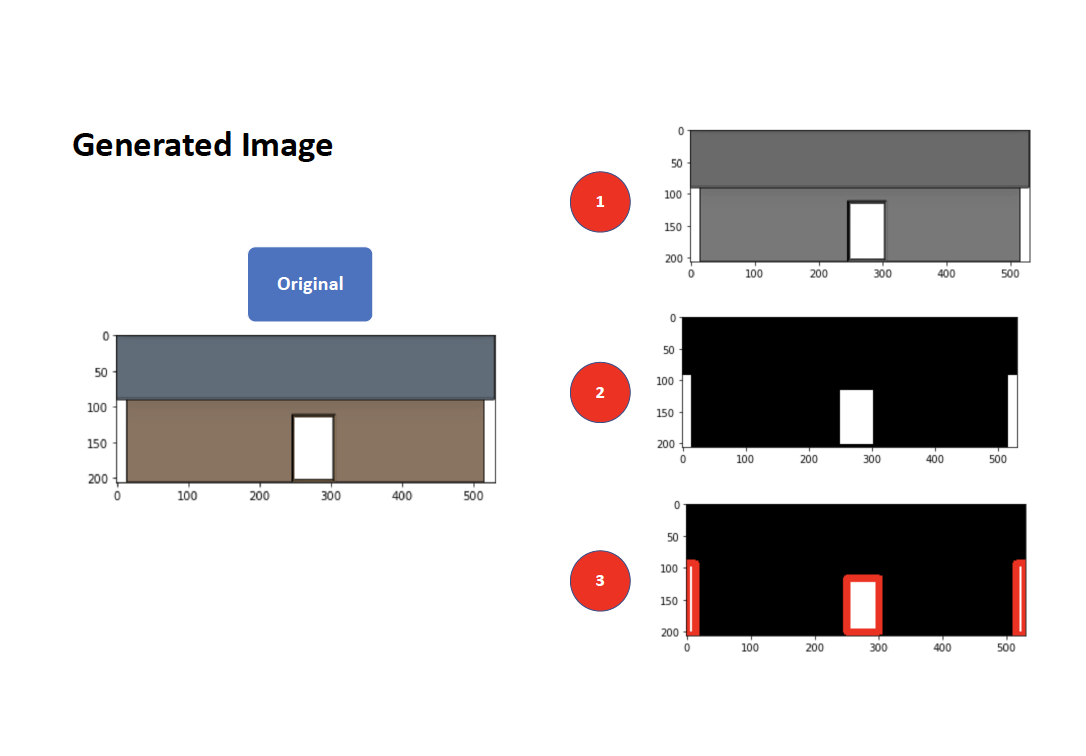
#> input picture visualizations/generated_img_process.png, 1086 x 756 px
$ python -i Feature_Extractor_real.py   (imports and definitions only)
#> lines starting #> are read from the running program, lines starting #| are printed output that depends on the picture; after the words box and inside, x2 and y2 are one past the last pixel; in counts of white or black regions, pixels touching at a corner belong together
# Import packages
import numpy as np
import pandas as pd
import cv2
import math

class Feature_Extractor_Real:
    # class defines feature extraction methods for extracting features out of an image
    def __init__(self, bilateralFilter_diameter = 100, bilateralFilter_sigmaColor = 500, bilateralFilter_sigmaSpace = 10,
                 adaptiveThreshold_blockSize = 801, adaptiveThreshold_C = 10, borderMargin = 50):
        self.bilateralFilter_diameter = bilateralFilter_diameter
        self.bilateralFilter_sigmaColor = bilateralFilter_sigmaColor
        self.bilateralFilter_sigmaSpace = bilateralFilter_sigmaSpace
        self.adaptiveThreshold_blockSize = adaptiveThreshold_blockSize
        self.adaptiveThreshold_C = adaptiveThreshold_C
        self.borderMargin = borderMargin

    def img_width(self, img):
        return img.shape[1]

    def img_height(self, img):
        return img.shape[0]

    def count_level(self, img):
        # Function that counts the number of floors

        # convert to grayscale
        gray_real = cv2.cvtColor(img, cv2.COLOR_BGR2GRAY)
        shape = gray_real.shape
        # Get width of the image
        width = shape[1]
        height = shape[0]
        size = max(shape[0],shape[1])

        # bilateral filtering
        img_filtered = cv2.bilateralFilter(gray_real, self.bilateralFilter_diameter, self.bilateralFilter_sigmaColor, self.bilateralFilter_sigmaSpace)
        # ret, thresh_real = cv2.threshold(img_filtered, 75, 255, 0)
        # adaptive thresholding
        thresh_real = cv2.adaptiveThreshold(img_filtered, 255, cv2.ADAPTIVE_THRESH_GAUSSIAN_C, cv2.THRESH_BINARY, self.adaptiveThreshold_blockSize, self.adaptiveThreshold_C)
        # contour detection
        contours, h = cv2.findContours(thresh_real, cv2.RETR_TREE, cv2.CHAIN_APPROX_SIMPLE)
        # approximate polygons from contours
        approx_polygons = [cv2.approxPolyDP(contour,0.01*cv2.arcLength(contour,True),True) for contour in contours]
        # area of the image
        area = thresh_real.shape[0]*thresh_real.shape[1]
        # filter contours which have area>0.1% of image area
        polygons = [polygon for polygon in approx_polygons if cv2.contourArea(polygon) > 0.001*area]
        # get convex hulls of selected polygons
        convex_polygons = [cv2.convexHull(polygon) for polygon in polygons if len(polygon)]
        # filter by number of sides (between 3 and 6) and area of polygons (between 0.1% and 15% of the image area)
        final_polygons = [cv2.convexHull(polygon) for polygon in convex_polygons if len(polygon) >= 3 and len(polygon) <= 6
                          and cv2.contourArea(polygon) > 0.001*area and cv2.contourArea(polygon) < 0.15*area]

        ## remove polygons which are too close to the borders
        redflag = [0]*len(final_polygons)
        for i in range(len(final_polygons)):
            q = final_polygons[i]
            for point in q:
                if abs(point[0][0] - gray_real.shape[1]) < 50 or abs(point[0][0]) < self.borderMargin:
                    redflag[i] = 1
                if abs(point[0][1] - gray_real.shape[0]) < 50 or abs(point[0][1]) < self.borderMargin:
                    redflag[i] = 1
        ## final openings
        openings = [final_polygons[i] for i in range(len(final_polygons)) if redflag[i] != 1]

        ## get lines from openings
        lines = []
        flags = []
        if len(openings)!= 0:
            for i in range(len(openings)):
                polygon = openings[i]
                for point_id in range(len(polygon)):
                    x1 = polygon[point_id-1][0][0]
                    y1 = polygon[point_id-1][0][1]
                    x2 = polygon[point_id][0][0]
                    y2 = polygon[point_id][0][1]
                    lines.append(np.array([[x1,y1,x2,y2]], dtype='int32'))

            # Delete lines which are very vertical
            flags = [0]*len(lines)  # flags will mark the redundant lines as 1, lines we need as 0
            for i in range(len(lines)):
                if (abs(lines[i][0][0]-lines[i][0][2])) == 0: # vertical lines
                    flags[i] = 1
                elif (abs(lines[i][0][1]-lines[i][0][3])/abs(lines[i][0][0]-lines[i][0][2]) > 1):  # lines with absolute slope>1
                    flags[i] = 1

        ## filtered lines
        lines_filtered = []
        if len(lines)!=0:
            for i in range(len(lines)):
                if (flags[i] == 0):
                    lines_filtered.append(lines[i])

        # draw the obtained lines on a blank canvas in order to use sophisticated opencv HoughLinesP function
        edges = cv2.cvtColor(np.zeros(shape, dtype='uint8'), cv2.COLOR_GRAY2BGR)
        if len(lines_filtered)!=0:
            for i in range(len(lines_filtered)):
                line = lines_filtered[i]
                x1,y1,x2,y2 = line[0]
                cv2.line(edges, (x1,y1), (x2,y2), (255,255,255), int(0.01*size))
        edges = cv2.cvtColor(edges, cv2.COLOR_BGR2GRAY)

        # Detect lines representing the floors which are longer than 1% of the width of the building
        lines_processed = cv2.HoughLinesP(edges, rho = 1, theta = math.pi/180, threshold = 10, minLineLength = 0.01*width, maxLineGap = width)

        lines_final = []
        flags = []
        if (type(lines_processed) != type(None)):
            flags = [0]*len(lines_processed)  # flags will mark the redundant lines as 1, lines we need as 0
            for i in range(len(lines_processed)):
                # Delete lines which are very small or are very vertical or are very close to each other
                line = lines_processed[i]
                if (abs(line[0][0]-line[0][2])) == 0: # vertical lines
                    flags[i] = 1
                elif (abs(line[0][1]-line[0][3])/abs(line[0][0]-line[0][2]) > 0.25):  # lines with absolute slope>1
                    flags[i] = 1
                if (abs(line[0][0]-line[0][2])**2 + abs(line[0][1]-line[0][3])**2)**0.5 < 0.1*size: # lines with small length
                    flags[i] = 1
                for j in range(len(lines_processed)):
                    if j < i and (abs(line[0][1]-lines_processed[j][0][1]) + abs(line[0][3]-lines_processed[j][0][3]) <  0.15*height):  # detect lines very close to each other (vertically)
                        flags[j] = 1

        # counter keeps track of number of levels
        counter = 1
        lines_final = []
        if (type(lines_processed) != type(None)):
            for i in range(len(lines_processed)):
                if (flags[i] == 0):
                    counter = counter+1
                    lines_final.append(lines_processed[i])
        # adjustment for overestimation errors
        if counter>=3:
            counter = counter-1
        if counter>=5:
            counter = counter-2
        return counter

    # [134 lines left out: functions count_openings, fraction_area, fraction_width, not called in this run]

    def avg_fraction_width(self, img):
        # Function that calculates proportion of sum of all windows' widths (divided by the number of floors)
        # to the overall length of building

        height = img.shape[0]
        width = img.shape[1]
        # convert to grayscale
        gray_real = cv2.cvtColor(img, cv2.COLOR_BGR2GRAY)
        # bilateral filtering
        img_filtered = cv2.bilateralFilter(gray_real, self.bilateralFilter_diameter, self.bilateralFilter_sigmaColor, self.bilateralFilter_sigmaSpace)
        # ret, thresh_real = cv2.threshold(img_filtered, 75, 255, 0)
        # adaptive thresholding
        thresh_real = cv2.adaptiveThreshold(img_filtered, 255, cv2.ADAPTIVE_THRESH_GAUSSIAN_C, cv2.THRESH_BINARY, self.adaptiveThreshold_blockSize, self.adaptiveThreshold_C)
        # contour detection
        contours, h = cv2.findContours(thresh_real, cv2.RETR_TREE, cv2.CHAIN_APPROX_SIMPLE)
        # approximate polygons from contours
        approx_polygons = [cv2.approxPolyDP(contour,0.01*cv2.arcLength(contour,True),True) for contour in contours]
        # area of the image
        area = thresh_real.shape[0]*thresh_real.shape[1]
        # filter contours which have area>0.1% of image area
        polygons = [polygon for polygon in approx_polygons if cv2.contourArea(polygon) > 0.001*area]
        # get convex hulls of selected polygons
        convex_polygons = [cv2.convexHull(polygon) for polygon in polygons if len(polygon)]
        # filter by number of sides (between 3 and 6) and area of polygons (between 0.1% and 15% of the image area)
        final_polygons = [cv2.convexHull(polygon) for polygon in convex_polygons if len(polygon) >= 3 and len(polygon) <= 6
                          and cv2.contourArea(polygon) > 0.001*area and cv2.contourArea(polygon) < 0.15*area]


        ## remove polygons which are too close to the borders
        redflag = [0]*len(final_polygons)
        for i in range(len(final_polygons)):
            q = final_polygons[i]
            for point in q:
                if abs(point[0][0] - gray_real.shape[1]) < 50 or abs(point[0][0]) < self.borderMargin:
                    redflag[i] = 1
                if abs(point[0][1] - gray_real.shape[0]) < 50 or abs(point[0][1]) < self.borderMargin:
                    redflag[i] = 1

        ## final openings
        openings = [final_polygons[i] for i in range(len(final_polygons)) if redflag[i] != 1]

        # set aggregate width = 0 before the loop that is going to account for the width of each opening
        aggregate_width = 0;

        # The width of a side should be the larger x cordinate of the right vertics
        # minus the x cordinate of the left vertics
        for i in range(len(openings)):
            q = openings[i]
            x_min = np.min(q[:,0,0])
            x_max = np.max(q[:,0,0])
            aggregate_width = aggregate_width + (x_max-x_min)

        # now in order to calculate the average, we need the number of floors
        num_levels = self.count_level(img)

        # Return the ratio of: average of sum of all windows' widths (over all floors) to the total width of the building
        return aggregate_width/(num_levels*width)

    # [116 lines left out: functions fraction_height, aggregate_fraction_height, not called in this run]

>>> import cv2
>>> picture = cv2.imread('../visualizations/generated_img_process.png')
#> picture is the input picture: shape (756, 1086, 3); mean B, G, R 207.3, 206.9, 209.3
>>> result = Feature_Extractor_Real().avg_fraction_width(picture)
#> in avg_fraction_width, `gray_real = cv2.cvtColor(img, cv2.COLOR_BGR2GRAY)`:
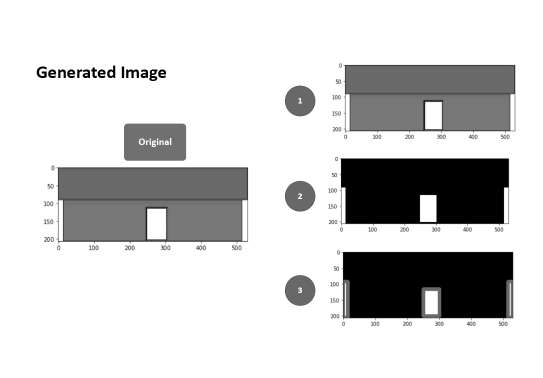
#> gray_real: shape (756, 1086) (shown at 1/2 size); min 0, max 255, mean 207.6
#> in avg_fraction_width, `img_filtered = cv2.bilateralFilter(gray_real, self.bilateralFilter_dia..`:
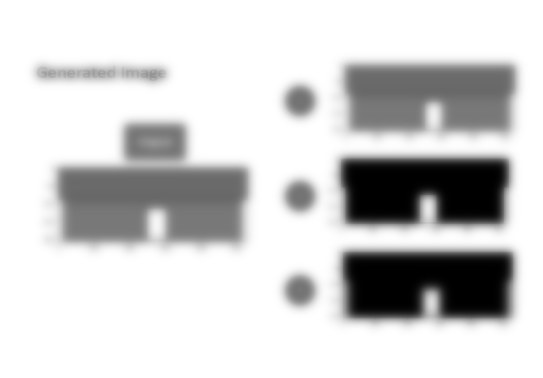
#> img_filtered: shape (756, 1086) (shown at 1/2 size); min 0, max 255, mean 207.7
#> in avg_fraction_width, `thresh_real = cv2.adaptiveThreshold(img_filtered, 255, cv2.ADAPTIVE_TH..`:
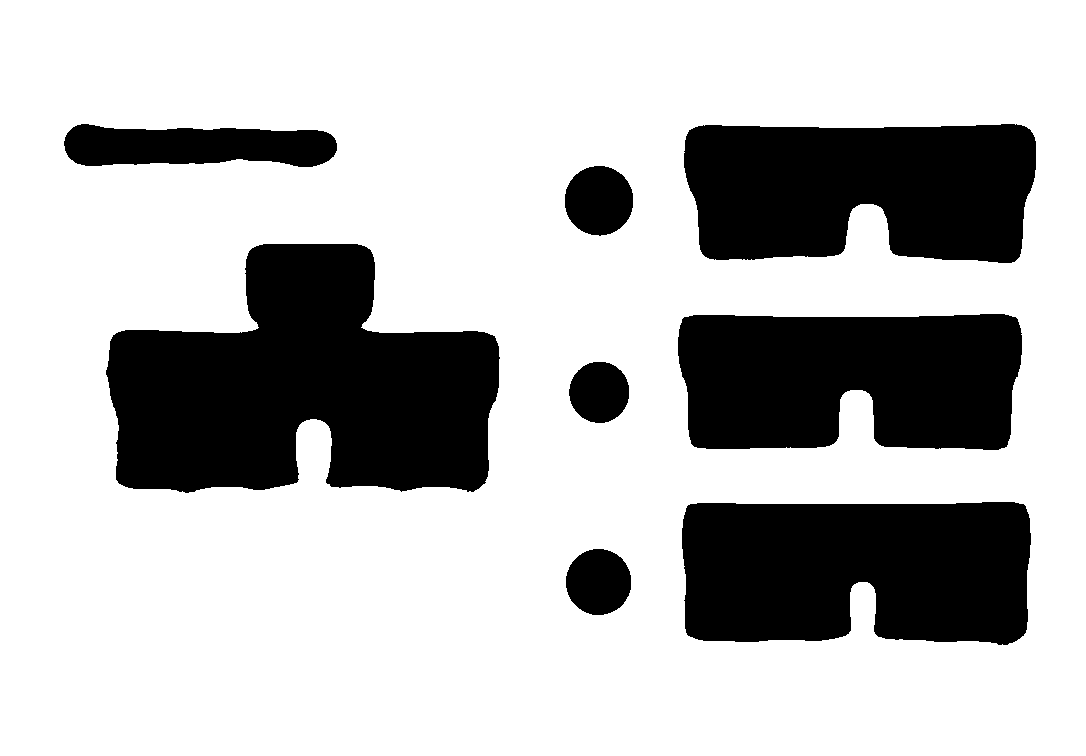
#> thresh_real: shape (756, 1086); 73.6% white; 8 black regions
#> in avg_fraction_width, `contours, h = cv2.findContours(thresh_real, cv2.RETR_TREE, cv2.CHAIN_A..`: contours = 9 contours; largest, box (x1, y1, x2, y2) and area: (0, 0, 1086, 756) 819175, (105, 243, 501, 494) 68464, (681, 501, 1032, 646) 46107, (683, 123, 1037, 264) 42737, (677, 313, 1023, 451) 42246; h = [[-1, -1, 1, -1], [2, -1, -1, 0], [3, 1, -1, 0], [4, 2, -1, 0], [5, 3, -1, 0], [6, 4, -1, 0], [7, 5, -1, 0], [8, 6, -1, 0], [-1, 7, -1, 0]]
#> in avg_fraction_width, `approx_polygons = [cv2.approxPolyDP(contour,0.01*cv2.arcLength(contour..`: approx_polygons = 9 contours; largest, box (x1, y1, x2, y2) and area: (0, 0, 1086, 756) 819175, (109, 245, 496, 488) 64450, (685, 501, 1030, 646) 44668, (683, 123, 1036, 263) 41748, (684, 316, 1019, 449) 39626
#> in avg_fraction_width, `polygons = [polygon for polygon in approx_polygons if cv2.contourArea(..`: polygons has the same summary as approx_polygons
#> in avg_fraction_width, `convex_polygons = [cv2.convexHull(polygon) for polygon in polygons if ..`: convex_polygons = 9 contours; largest, box (x1, y1, x2, y2) and area: (0, 0, 1086, 756) 819175, (109, 245, 496, 488) 78075, (685, 501, 1030, 646) 46382, (683, 123, 1036, 263) 43849, (684, 316, 1019, 449) 41612
#> in avg_fraction_width, `final_polygons = [cv2.convexHull(polygon) for polygon in convex_polygo..`: final_polygons = 2 contours; box (x1, y1, x2, y2) and area: (685, 501, 1030, 646) 46382, (684, 316, 1019, 449) 41612
#> in avg_fraction_width, `redflag = [0]*len(final_polygons)`: redflag = [0, 0]
#> the loop in avg_fraction_width, `for i in range(len(final_polygons)):` made 2 passes
#> in avg_fraction_width, `openings = [final_polygons[i] for i in range(len(final_polygons)) if r..`: openings has the same summary as final_polygons
#> the loop in avg_fraction_width, `for i in range(len(openings)):` made 2 passes
#> (x_min, x_max, aggregate_width) on passes 1 to 2: (685, 1029, 344), (684, 1018, 678)
#> after the loop in avg_fraction_width, `for i in range(len(openings)):`: aggregate_width = 678
#> in count_level, `polygons = [polygon for polygon in approx_polygons if cv2.contourArea(..`: polygons has the same summary as approx_polygons in avg_fraction_width
#> the loop in count_level, `for i in range(len(final_polygons)):` made 2 passes
#> in count_level, `openings = [final_polygons[i] for i in range(len(final_polygons)) if r..`: openings has the same summary as final_polygons in avg_fraction_width
#> the loop in count_level, `for i in range(len(openings)):` made 2 passes
#> after the loop in count_level, `for i in range(len(openings)):`: lines = 11 items, first 6: [[1014, 501, 1029, 514]], [[1029, 514, 1027, 629]], [[1027, 629, 1007, 645]], [[1007, 645, 685, 632]], [[685, 632, 690, 503]], [[690, 503, 1014, 501]]
#> in count_level, `flags = [0]*len(lines)`: flags = [0, 0, 0, 0, 0, 0, 0, 0, 0, 0, 0]
#> the loop in count_level, `for i in range(len(lines)):` made 11 passes
#> after the loop in count_level, `for i in range(len(lines)):`: flags = [0, 1, 0, 0, 1, 0, 0, 1, 0, 0, 1]
#> after the loop in count_level, `for i in range(len(lines)):`: lines_filtered = [[[1014, 501, 1029, 514]], [[1027, 629, 1007, 645]], [[1007, 645, 685, 632]], [[690, 503, 1014, 501]], [[684, 316, 1018, 319]], [[1004, 448, 829, 446]], [[829, 446, 690, 443]]]
#> the loop in count_level, `for i in range(len(lines_filtered)):` made 7 passes
#> after the loop in count_level, `for i in range(len(lines_filtered)):`:
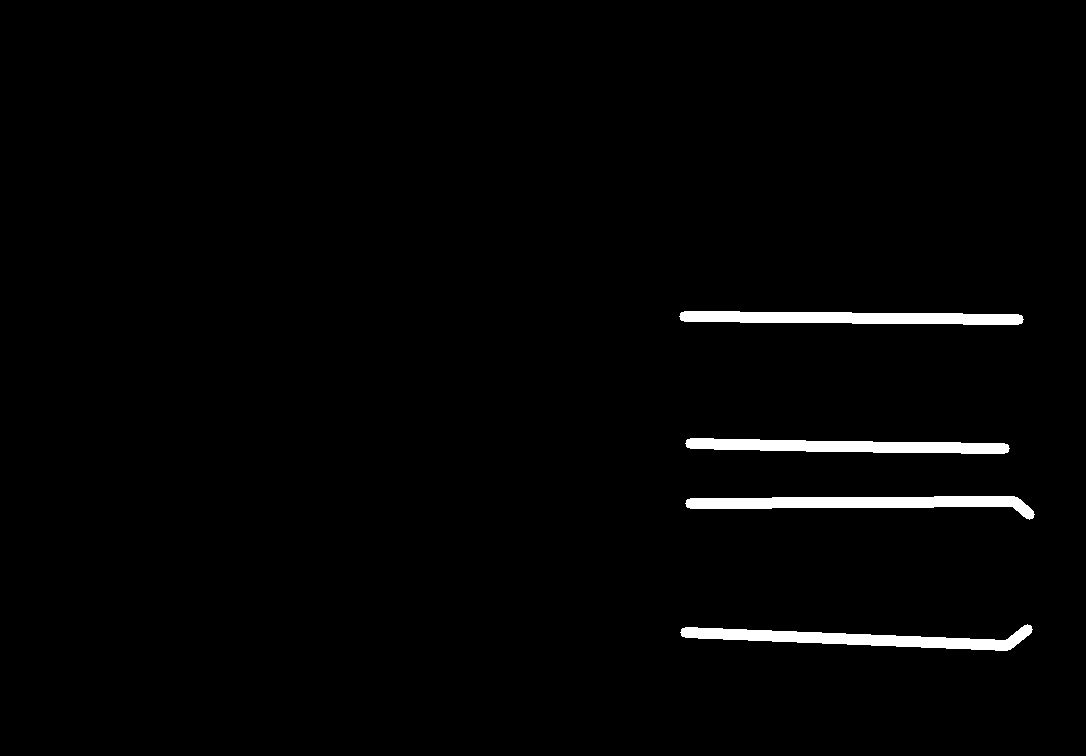
#> edges: shape (756, 1086, 3); 1.8% white; 4 white regions, box (x1, y1, x2, y2) and area: (680, 624, 1033, 651) 3894, (685, 496, 1035, 520) 3862, (679, 311, 1024, 325) 3755, (685, 438, 1010, 454) 3535
#> in count_level, `lines_processed = cv2.HoughLinesP(edges, rho = 1, theta = math.pi/180,..`: lines_processed = 82 rows, first 6: [680, 314, 1022, 320], [681, 312, 1022, 318], [685, 637, 1025, 637], [690, 498, 1024, 503], [687, 447, 1007, 452], [686, 446, 1008, 446]
#> in count_level, `flags = [0]*len(lines_processed)`: flags = 82 values from 0 to 0
#> the loop in count_level, `for i in range(len(lines_processed)):` made 82 passes
#> after the loop in count_level, `for i in range(len(lines_processed)):`: flags = 82 values, max 1 at index 0, min 0 at index 80, mean 0.976
#> the loop in count_level, `for i in range(len(lines_processed)):` made 82 passes
#> counter on passes 81 to 82: 2, 3
#> after the loop in count_level, `for i in range(len(lines_processed)):`: counter = 3; lines_final = [[[689, 443, 1004, 443]], [[700, 317, 874, 323]]]
#> in count_level, `counter = counter-1`: counter = 2
#> result = 0.312
